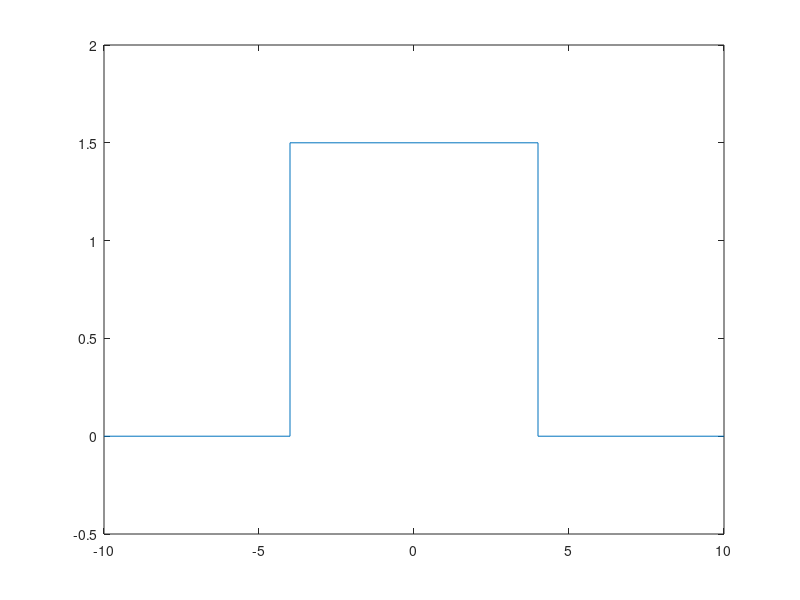

The MATLAB source for this figure:
#pkg load signal
#Pulso Retangular
t1 =-10:1:-4;
t2=-4:1:4;
t3=4:1:10;
t=[t1 t2 t3];
x1 = zeros(size(t1));
x2 = ones(size(t2))*1.5;
x3 = zeros(size(t3));

x = [x1 x2 x3];
plot (t,x);
ylim([-0.5 2]);